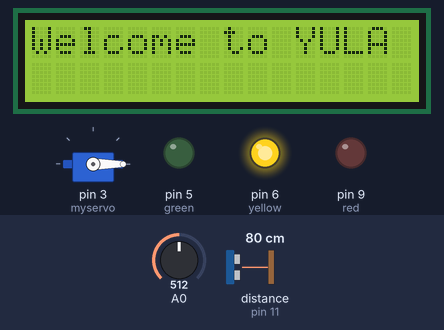
A sketch run on a simulated Arduino Uno, built with avr-gcc and run on an emulated ATmega328P. Parts: 16×2 character LCD, servo, output pins drawn as LEDs (lit = HIGH). Wiring (inferred from the names in the program): ultrasonic range finder: trigger pin 12; echo pin 11. The test bench sets the inputs (shaded band); at power-on: distance to the obstacle (sensor on pin 11) 80 cm, A0 = 512. The echo pulse lasts 58.3 µs per cm; pins used as bus, display or sensor lines are not drawn; what the sketch prints to the serial monitor is not drawn.

Above: at 3.3 s.
4.4 s: distance to the obstacle (sensor on pin 11) set to 9 cm
7.0 s: distance to the obstacle (sensor on pin 11) set to 6 cm
At 10.4 s:
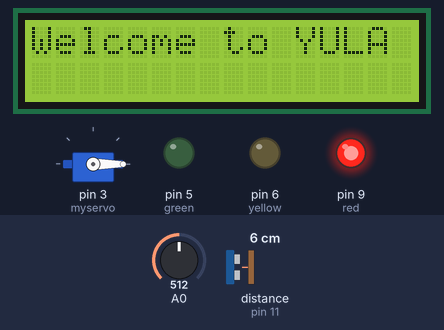
10.8 s: distance to the obstacle (sensor on pin 11) set to 9 cm
13.4 s: distance to the obstacle (sensor on pin 11) set to 11 cm
At 16.8 s:
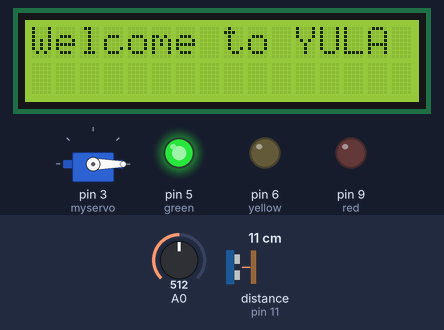
Timing chart, 0 to 65.0 s (numbered marks = the images above; inputs shaded):
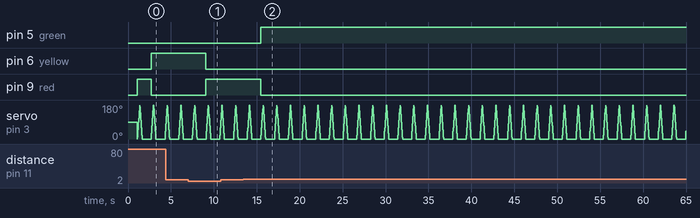

Measured:
- the behaviour switches between 8 and 7 cm on distance to the obstacle (sensor on pin 11) (found by bisection; images 0 and 1)
- the behaviour switches between 10 and 11 cm on distance to the obstacle (sensor on pin 11) (found by bisection; images 1 and 2)
- after the input at 7.0 s, pin 6 (yellow): HIGH → LOW after 2.1 s; pin 9 (red): LOW → HIGH after 2.1 s
- after the input at 13.4 s, pin 5 (green): LOW → HIGH after 2.1 s; pin 9 (red): HIGH → LOW after 2.1 s
- by itself, servo on pin 3 (myservo): repeats every 1.6 s: 40° 0.03 s, 60° 0.03 s, 80° 0.03 s, 100° 0.03 s, 120° 0.03 s, 140° 0.03 s, 160° 0.03 s, 180° 0.03 s, 170° 0.03 s, 150° 0.03 s, 130° 0.03 s, 110° 0.03 s, 90° 0.03 s, 70° 0.03 s, 50° 0.03 s, 30° 0.03 s, 10° 0.03 s, 0° 1.1 s, 20° 0.03 s
- what the display in image 0 shows lasts 1.0 s, from 3.3 s to 4.3 s

The sketch:

Yula_boys_open_house_code.ino
```cpp
#include <Wire.h>
#include <LiquidCrystal_I2C.h>
#include <Servo.h>
int trigPin = 12;
int echoPin = 11;
int red= 9;
int yellow= 6;
int green=5;
long duration;
int distance;
int pos = 0;
Servo myservo;
int brightness= 0;
LiquidCrystal_I2C lcd(0x27, 16, 2);
void setup()
{
	lcd.begin();
	lcd.backlight();
  pinMode(red, OUTPUT);
pinMode(green, OUTPUT);
pinMode(yellow, OUTPUT);
pinMode(trigPin, OUTPUT);
pinMode(echoPin, INPUT);
Serial.begin(9600);
 myservo.attach(3);
}

void loop()
{
	  lcd.print("Welcome to YULA Boys");
    delay(1000);
   lcd.clear();
if(distance<3 ){
digitalWrite( 9, HIGH );
digitalWrite( 6,  LOW);
digitalWrite( 5,  LOW);
}
if(distance>3 && distance<5){
digitalWrite( 5, HIGH );
digitalWrite( 6,  LOW);
digitalWrite( 9,  LOW);
}
if(distance>5){
digitalWrite( 5, LOW );
digitalWrite( 6,  HIGH);
digitalWrite( 9,  LOW);
}
     for (pos = 0; pos <= 180; pos += 10) {
    myservo.write(pos);
    delay(15);
  }
  for (pos = 180; pos >= 0; pos -= 10) {
    myservo.write(pos);
    delay(15);
  }
   digitalWrite(trigPin, LOW);
delayMicroseconds(2);

digitalWrite(trigPin, HIGH);
delayMicroseconds(10);
digitalWrite(trigPin, LOW);

duration = pulseIn(echoPin, HIGH);

distance= duration/74/2;

Serial.print("Distance: ");
Serial.println(distance);

Serial.print("PhotoRead: ");
Serial.println(analogRead(0));
}
```
